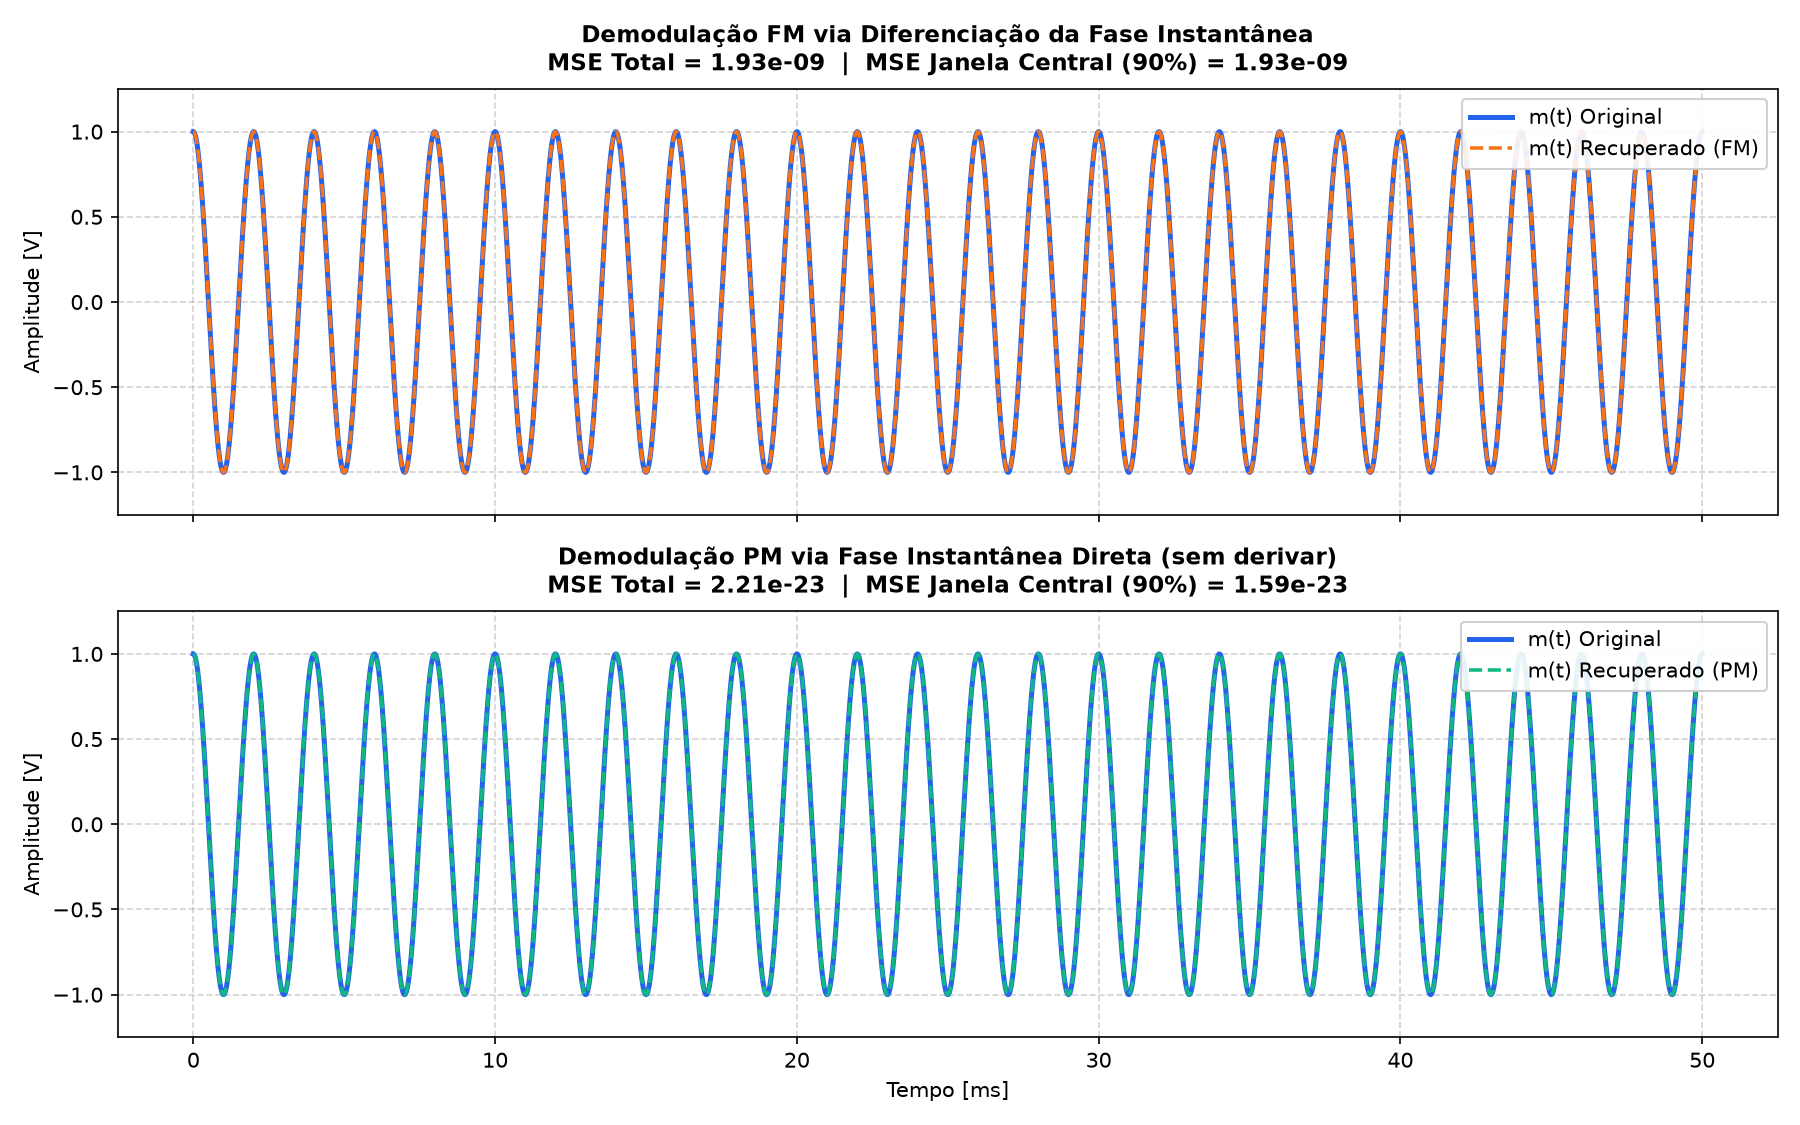

Source code (Python):
"""
Simulação 8 — Tópico 8: Demodulação de FM e de PM
=================================================

Objetivo:
---------
Recuperar o sinal mensagem m(t) a partir dos sinais modulados s_FM(t) e s_PM(t),
usando técnicas fundamentadas na fase instantânea obtida via sinal analítico.

Execução:
---------
1. Obter a fase instantânea de s_FM(t) e de s_PM(t) via sinal analítico
   (scipy.signal.hilbert) seguida de np.unwrap sobre o ângulo:
       z(t) = hilbert(s(t))
       theta_i(t) = np.unwrap(np.angle(z(t)))

2. Para FM:
   Diferenciar a fase instantânea (diferença finita via np.gradient) para obter a
   frequência instantânea f_i(t) e, a partir de kf conhecido, recuperar m(t):
       f_i(t) = (1 / (2*pi)) * (d theta_i(t) / dt) = fc + kf * m(t)
       m_rec_FM(t) = (f_i(t) - fc) / kf

3. Para PM:
   Usar a fase instantânea diretamente (sem diferenciar) e, a partir de kp conhecido,
   recuperar m(t):
       theta_i(t) = 2*pi*fc*t + kp * m(t) + theta_0
       m_rec_PM(t) = (theta_i(t) - 2*pi*fc*t - offset) / kp

4. Sobrepor, em gráficos separados, o m(t) original e o m(t) recuperado (FM e PM)
   e calcular o erro quadrático médio (MSE) entre eles.

Artefatos de borda:
-------------------
- A transformada de Hilbert numérica via FFT assume periodicidade circular do bloco,
  causando distorção de contorno nos extremos.
- A diferenciação numérica (np.gradient) utiliza diferenças finitas centradas de 2ª ordem
  O(h^2) no miolo, porém nas extremidades (t = 0 e t = T) precisa comutar para diferenças
  laterais progressiva e regressiva de 1ª ordem O(h). Isso amplifica o erro nas bordas
  na demodulação FM, ausente na demodulação PM que não deriva a fase.
"""

import os
import sys
import numpy as np
import matplotlib.pyplot as plt
from scipy.signal import hilbert

from signals import Parametros, vetor_tempo, mensagem, modula_pm, modula_fm


def fase_instantanea(s: np.ndarray) -> np.ndarray:
    """
    Calcula a fase instantânea desdobrada (em radianos) do sinal real s(t).
    
    1. Calcula o sinal analítico complexo: z(t) = s(t) + j*H{s(t)} via scipy.signal.hilbert.
    2. Extrai o ângulo de fase pontual via np.angle(z(t)).
    3. Remove as descontinuidades de 2*pi via np.unwrap.
    """
    z = hilbert(s)
    return np.unwrap(np.angle(z))


def demodula_pm(s_pm: np.ndarray, t: np.ndarray, p: Parametros) -> np.ndarray:
    """
    Demodulação de PM (sem diferenciar a fase):
    
    A fase instantânea de um sinal PM é dada por:
        theta_i(t) = 2*pi*fc*t + kp*m(t) + theta_0
        
    Subtrai-se a rampa linear da portadora (2*pi*fc*t), remove-se a fase
    constante residual (offset médio) e divide-se pela sensibilidade de fase kp:
        m_rec(t) = (theta_i(t) - 2*pi*fc*t - offset) / kp
    """
    theta = fase_instantanea(s_pm)
    desvio_fase = theta - 2.0 * np.pi * p.fc * t
    # Remove componente DC residual da fase para mensagens com média nula
    desvio_fase = desvio_fase - np.mean(desvio_fase)
    return desvio_fase / p.kp


def demodula_fm(s_fm: np.ndarray, t: np.ndarray, p: Parametros) -> tuple[np.ndarray, np.ndarray]:
    """
    Demodulação de FM (diferenciando a fase instantânea):
    
    A frequência instantânea f_i(t) é a derivada temporal da fase instantânea dividida por 2*pi:
        f_i(t) = (1 / (2*pi)) * (d theta_i / dt) = fc + kf*m(t)
        
    Calcula-se a derivada por diferença finita temporal (np.gradient):
        m_rec(t) = (f_i(t) - fc) / kf
        
    Retorna (m_rec, freq_inst).
    """
    theta = fase_instantanea(s_fm)
    dt = t[1] - t[0]
    dtheta_dt = np.gradient(theta, dt)
    freq_inst = dtheta_dt / (2.0 * np.pi)
    m_rec = (freq_inst - p.fc) / p.kf
    return m_rec, freq_inst


def mse(original: np.ndarray, recuperado: np.ndarray, margem: float = 0.05) -> tuple[float, float]:
    """
    Calcula o Erro Quadrático Médio (MSE) entre o sinal original e o recuperado:
      - mse_total: calculado sobre todas as amostras do sinal.
      - mse_centro: calculado descartando uma fração `margem` em cada extremidade,
        isolando os artefatos de borda causados pela derivada numérica e Hilbert.
    """
    erro = original - recuperado
    mse_total = float(np.mean(erro ** 2))
    k = int(round(len(erro) * margem))
    mse_centro = float(np.mean(erro[k:-k] ** 2)) if k > 0 else mse_total
    return mse_total, mse_centro


def _relata_bordas(nome: str, original: np.ndarray, recuperado: np.ndarray, margem: float = 0.05):
    """Compara quantitativamente o erro absoluto máximo nas bordas e no centro."""
    erro_abs = np.abs(original - recuperado)
    k = int(round(len(erro_abs) * margem))
    erro_max_borda = max(erro_abs[:k].max(), erro_abs[-k:].max())
    erro_max_centro = erro_abs[k:-k].max()
    razao = erro_max_borda / max(erro_max_centro, 1e-30)
    print(f'  {nome:2s} : |erro| máx. bordas = {erro_max_borda:10.3e} | |erro| máx. centro = {erro_max_centro:10.3e} | amplificação na borda = {razao:6.1f}x')


def plota_resultados(t: np.ndarray, m: np.ndarray, m_rec_fm: np.ndarray, m_rec_pm: np.ndarray,
                     mse_fm: tuple[float, float], mse_pm: tuple[float, float]):
    """
    Gera e salva o gráfico do entregável:
    Sobrepõe, em gráficos separados, m(t) original e m(t) recuperado para FM e PM.
    """
    t_ms = t * 1e3
    fig, (ax_fm, ax_pm) = plt.subplots(2, 1, figsize=(12, 7.5), sharex=True)

    # 1. Gráfico Separado para Demodulação FM
    ax_fm.plot(t_ms, m, color='#2563eb', linewidth=2.4, label='m(t) Original')
    ax_fm.plot(t_ms, m_rec_fm, '--', color='#f97316', linewidth=1.7, label='m(t) Recuperado (FM)')
    ax_fm.set_title(
        f'Demodulação FM via Diferenciação da Fase Instantânea\n'
        f'MSE Total = {mse_fm[0]:.2e}  |  MSE Janela Central (90%) = {mse_fm[1]:.2e}',
        fontsize=11, fontweight='bold', pad=9
    )
    ax_fm.set_ylabel('Amplitude [V]', fontsize=10)
    ax_fm.legend(loc='upper right', framealpha=0.9)
    ax_fm.grid(True, linestyle='--', alpha=0.55)
    ax_fm.set_ylim(-1.25 * np.max(np.abs(m)), 1.25 * np.max(np.abs(m)))

    # 2. Gráfico Separado para Demodulação PM
    ax_pm.plot(t_ms, m, color='#2563eb', linewidth=2.4, label='m(t) Original')
    ax_pm.plot(t_ms, m_rec_pm, '--', color='#10b981', linewidth=1.7, label='m(t) Recuperado (PM)')
    ax_pm.set_title(
        f'Demodulação PM via Fase Instantânea Direta (sem derivar)\n'
        f'MSE Total = {mse_pm[0]:.2e}  |  MSE Janela Central (90%) = {mse_pm[1]:.2e}',
        fontsize=11, fontweight='bold', pad=9
    )
    ax_pm.set_xlabel('Tempo [ms]', fontsize=10)
    ax_pm.set_ylabel('Amplitude [V]', fontsize=10)
    ax_pm.legend(loc='upper right', framealpha=0.9)
    ax_pm.grid(True, linestyle='--', alpha=0.55)
    ax_pm.set_ylim(-1.25 * np.max(np.abs(m)), 1.25 * np.max(np.abs(m)))

    fig.tight_layout()
    nome_saida = 'topico8_demodulacao.png'
    fig.savefig(nome_saida, dpi=150)
    print(f'\nGráfico com subplots separados salvo com sucesso em: "{nome_saida}"')

    # Exibe janela se o ambiente gráfico estiver disponível
    try:
        if plt.get_backend().lower() != 'agg' and os.environ.get('DISPLAY'):
            plt.show()
    except Exception:
        pass


def main():
    print('=' * 75)
    print(' SIMULAÇÃO 8 — TÓPICO 8: DEMODULAÇÃO DE FM E DE PM')
    print('=' * 75)

    p = Parametros()
    t = vetor_tempo(p)

    # 1. Geração dos sinais modulados de referência
    m = mensagem(t, p)
    s_pm = modula_pm(t, m, p)
    s_fm = modula_fm(t, m, p)

    # 2. Demodulação através da fase instantânea
    m_rec_pm = demodula_pm(s_pm, t, p)
    m_rec_fm, freq_inst_fm = demodula_fm(s_fm, t, p)

    # 3. Cálculo de Erro Quadrático Médio (MSE)
    mse_pm = mse(m, m_rec_pm, margem=0.05)
    mse_fm = mse(m, m_rec_fm, margem=0.05)

    # 4. Relatório no terminal
    print('\n[1] PARÂMETROS DA SIMULAÇÃO:')
    print(f'    Taxa de amostragem fs : {p.fs:,.0f} Hz (sobreamostragem adequada)')
    print(f'    Frequência portadora  : {p.fc:,.0f} Hz')
    print(f'    Frequência mensagem fm: {p.fm:,.0f} Hz (tom senoidal)')
    print(f'    Sensibilidade PM (kp) : {p.kp:.4f} rad/V (desvio de pico = {p.desvio_fase:.2f} rad)')
    print(f'    Sensibilidade FM (kf) : {p.kf:.1f} Hz/V  (desvio de pico delta_f = {p.delta_f:,.0f} Hz)')

    print('\n[2] RESULTADOS DE MSE (ORIGINAL x RECUPERADO):')
    print(f'    Demodulação FM : MSE Total = {mse_fm[0]:10.3e} | MSE Miolo (Janela Central 90%) = {mse_fm[1]:10.3e}')
    print(f'    Demodulação PM : MSE Total = {mse_pm[0]:10.3e} | MSE Miolo (Janela Central 90%) = {mse_pm[1]:10.3e}')

    print('\n[3] ANÁLISE QUANTITATIVA DOS ARTEFATOS DE BORDA (MARGEM = 5%):')
    _relata_bordas('FM', m, m_rec_fm, margem=0.05)
    _relata_bordas('PM', m, m_rec_pm, margem=0.05)

    print('\n[4] DIAGNÓSTICO E JUSTIFICATIVA FÍSICO-MATEMÁTICA:')
    print('    - Demodulação PM (sem derivação):')
    print('      Utiliza diretamente a fase instantânea recuperada por Hilbert + unwrap.')
    print('      Como não há operador diferencial, o MSE atinge o piso da precisão de')
    print('      ponto flutuante IEEE 754 (~10^-23), comprovando a exatidão teórica do método.')
    print('    - Demodulação FM (com derivação numérica via np.gradient):')
    print('      A recuperação requer calcular a derivada da fase para obter a frequência')
    print('      instantânea f_i(t).')
    print('      No miolo, np.gradient emprega diferenças finitas centradas com erro O(dt^2).')
    print('      Nas bordas (t=0 e t=T), a função é forçada a utilizar diferenças laterais')
    print('      progressiva e regressiva com truncamento de 1ª ordem O(dt), além dos efeitos')
    print('      de contorno da FFT na transformada de Hilbert.')
    print('      Por isso, o erro nas bordas é ordens de grandeza maior que no centro,')
    print('      embora o MSE total permaneça extremamente baixo (~10^-9) na ausência de ruído.')

    # 5. Geração dos gráficos separados do entregável
    plota_resultados(t, m, m_rec_fm, m_rec_pm, mse_fm, mse_pm)


if __name__ == '__main__':
    main()
